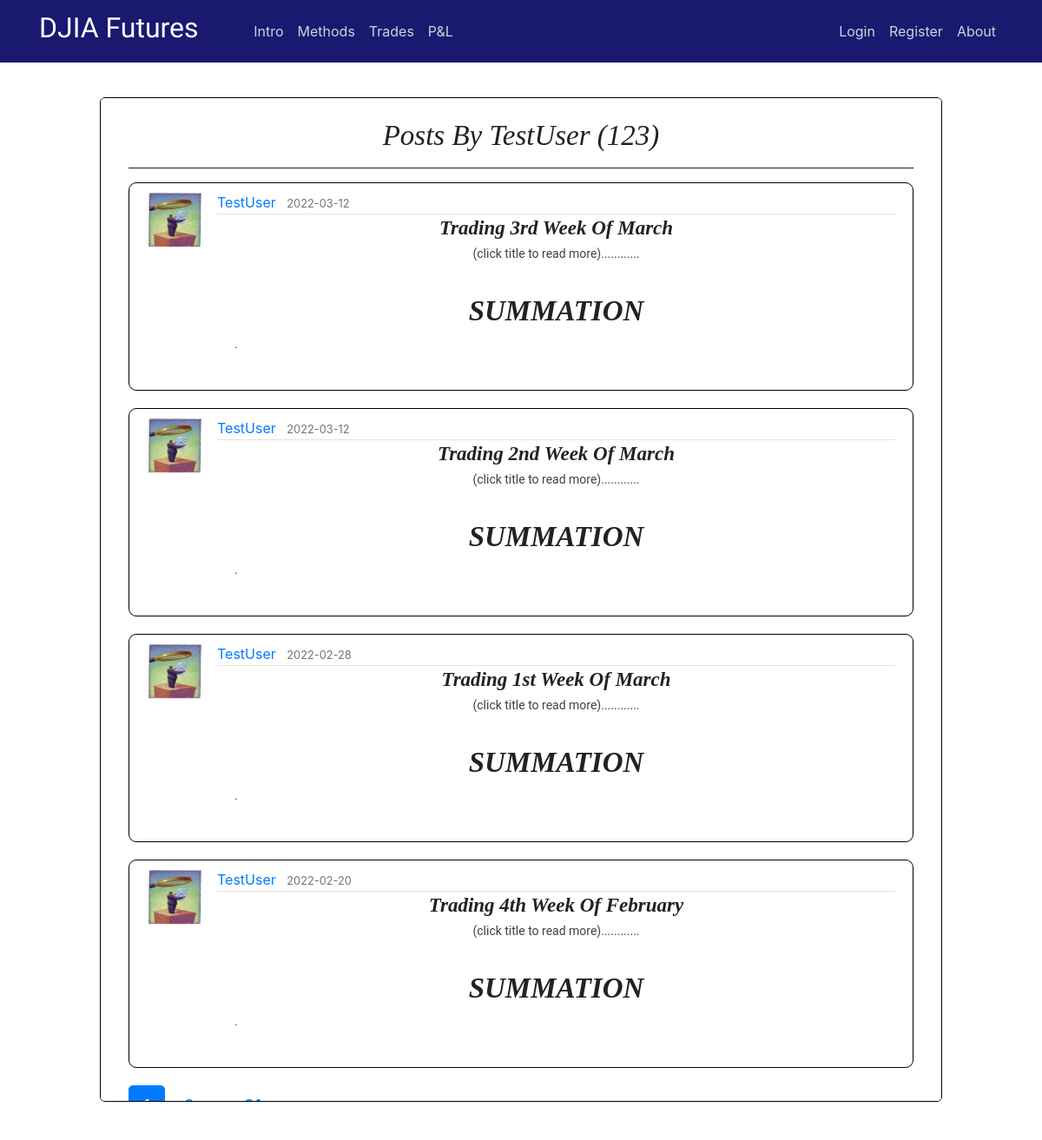
Page /user/TestUser on the committed database.
### flaskblog/models.py (models this page shows, shortened)
class User(db.Model, UserMixin):
    id = db.Column(db.Integer, primary_key=True)
    username = db.Column(db.String(20), unique=True, nullable=False)
    email = db.Column(db.String(120), unique=True, nullable=False)
    image_file = db.Column(db.String(20), nullable=False, default='default.jpg')
    password = db.Column(db.String(60), nullable=False)
    posts = db.relationship('Post', backref='author', lazy=True)

class Post(db.Model):
    id = db.Column(db.Integer, primary_key=True)
    title = db.Column(db.String(100), nullable=False)
    date_posted = db.Column(db.DateTime, nullable=False, default=datetime.utcnow)
    content = db.Column(db.Text, nullable=False)
    user_id = db.Column(db.Integer, db.ForeignKey('user.id'), nullable=False)
    teaser_title = db.Column(db.Text, nullable=True)
    teaser_details = db.Column(db.Text, nullable=True)
    teaser_caption = db.Column(db.Text, nullable=True)
    teaser_img = db.Column(db.Text, nullable=True)
    teaser_content = db.Column(db.Text, nullable=True)
    teaser_wkid = db.Column(db.Text, nullable=True)

### flaskblog/users/routes.py (the view)
@users.route("/user/<string:username>")
def user_posts(username):
    page = request.args.get('page', 1, type=int)
    user = User.query.filter_by(username=username).first_or_404()
    posts = Post.query.filter_by(author=user)\
        .order_by(Post.date_posted.desc())\
        .paginate(page=page, per_page=4)
    return render_template('user_posts.html', posts=posts, user=user)

### flaskblog/templates/user_posts.html
{% extends "layout.html" %}
{% block content %}
<div class="intro-page" style="height: 77vh;overflow: auto;">
  <div class="intro-inner-div" style="height:auto;background-color:white;border-radius:5px;">
    <center><br><h1 class="hero-header">Posts by {{ user.username }} ({{ posts.total }})</h1><hr></center>
    {% for post in posts.items %}
        <article class="media content-section" style="max-height:280px;">
          <img class="article-img" src="{{ url_for('static', filename='profile_pics/' + post.author.image_file) }}">
          <div class="media-body">
            <div class="article-metadata">
              <a class="mr-2" href="{{ url_for('users.user_posts', username=post.author.username) }}">{{ post.author.username }}</a>
              <small class="text-muted">{{ post.date_posted.strftime('%Y-%m-%d') }}</small>
            </div>
            <center><a href="{{ url_for('posts.post', post_id=post.id) }}"><h3 class="hero-header"><b>{{ post.title }}</b></h3></a>
            <p class="teaser-content" >(click title to read more)............</p></center>
            <p class="teaser-content" ><div style="overflow:hidden;max-height:120px;">
              {{ post.content|safe }}
            </p>
        </article>
    {% endfor %}
    {% for page_num in posts.iter_pages(left_edge=1, right_edge=1, left_current=1, right_current=2) %}
      {% if page_num %}
        {% if posts.page == page_num %}
          <a class="btn btn-primary btn-lg mb-8" href="{{ url_for('users.user_posts', username=user.username, page=page_num) }}">{{ page_num }}</a>
        {% else %}
          <a class="btn btn-primary-info btn-lg mb-8" href="{{ url_for('users.user_posts', username=user.username, page=page_num) }}">{{ page_num }}</a>
        {% endif %}
      {% else %}
        ...
      {% endif %}
    {% endfor %}
  </div>
</div>
{% endblock content %}

### flaskblog/templates/layout.html (shortened to what this page needs)
<!DOCTYPE html>
<html>
    <head>
      <link rel="stylesheet" href="https://maxcdn.bootstrapcdn.com/bootstrap/4.0.0/css/bootstrap.min.css">
      <link rel="stylesheet" type="text/css" href="{{ url_for('static', filename='main.css') }}">
      <link rel="stylesheet" type="text/css" href="{{ url_for('static', filename='study.css') }}">
      <link rel="stylesheet" type="text/css" href="{{ url_for('static', filename='modal.css') }}">
    </head>
    <body class="_backdrop">
    <div class="grid">
    <header class="site-header">
          <nav class="navbar navbar-expand-md navbar-dark bg-steel fixed-top">
              <div class="container">
                <a class="navbar-brand mr-2" href="/"><h2><span style="font-family:Lobster Two">DJIA Futures &nbsp &nbsp &nbsp</span></h2></a>
                <div class="collapse navbar-collapse" id="navbarToggle">
                  <div class="navbar-nav mr-auto">
                    <a class="nav-item nav-link" href="{{ url_for('main.intro') }}">Intro</a>
                    <a class="nav-item nav-link" href="{{ url_for('main.methods') }}">Methods</a>
                    <a class="nav-item nav-link" href="{{ url_for('main.trades') }}">Trades</a>
                    <a class="nav-item nav-link" href="{{ url_for('main.pnl') }}">P&L</a>
                  </div>
                  <div class="navbar-nav">
                    {% if current_user.is_authenticated and current_user.username == "GuestUser" %}
                      <a class="nav-item nav-link" href="{{ url_for('users.login') }}">Members Login</a>
                      <a class="nav-item nav-link" href="{{ url_for('users.logout') }}">Logout</a>
                      <a class="nav-item nav-link" href="{{ url_for('main.about') }}">About</a>
                    {% else %}
                      {% if current_user.is_authenticated %}
                        <a class="nav-item nav-link" href="{{ url_for('posts.new_post') }}">New Post</a>
                        <a class="nav-item nav-link" href="{{ url_for('users.account') }}">Account</a>
                        <a class="nav-item nav-link" href="{{ url_for('users.logout') }}">Logout</a>
                        <a class="nav-item nav-link" href="{{ url_for('main.about') }}">About</a>
                      {% else %}
                        <a class="nav-item nav-link" href="{{ url_for('users.login') }}">Login</a>
                        <a class="nav-item nav-link" href="{{ url_for('users.register') }}">Register</a>
                        <a class="nav-item nav-link" href="{{ url_for('main.about') }}">About</a>
                      {% endif %}
                    {% endif %}
                  </div>
                </div>
              </div>
          </nav>
    </header>
    <main role="main" class="container-fluid site-header-border-adjust col-md-10">
      <div>
        {% block content %}{% endblock %}
      </div>
    </main>
    </body>
</html>

### flaskblog/static/main.css (style rules this page uses)
body { margin-top: 5rem; }
._backdrop { background: url(img/stocks.jpg) no-repeat center center fixed; -webkit-background-size: cover; -moz-background-size: cover; -o-background-size: cover; background-size: cover; }
.adjust-doc-border-intro { padding-right: 20px; padding-left: 20px; padding-top: 20px; padding-bottom: 20px; }
.intro-page { border-radius: 6px; border: 1px solid black; background-color: white; padding-right: 12px; padding-left: 12px; }
.intro-inner-div { height: 75vh; overflow: auto; padding-right: 20px; padding-left: 20px; }
.doc-clear { clear: both; display: block; }
hr { margin-top: 1rem; margin-bottom: 1rem; border: 0; border-top: 1px solid rgba(0, 0, 0, 0.89); }
p.teaser-content { color: #414141; font-size: 14px; font-family: 'Roboto', Arial, 'Helvetica Neue', Helvetica, sans-serif; line-height: 1.5; }
.bg-steel { background-color: midnightblue; }
.site-header .navbar-nav .nav-link { color: #cbd5db; }
.site-header-border-adjust { margin-top: 7rem; }
.content-section { background: #ffffff; padding: 10px 20px; border: 1px solid #000000; border-radius: 9px; margin-bottom: 20px; }
.article-img { height: 65px; width: 65px; margin-right: 16px; }
.article-metadata { padding-bottom: 1px; margin-bottom: 4px; border-bottom: 1px solid #e3e3e3 }

### flaskblog/static/study.css (style rules this page uses)
h1.hero-header { color: #222; text-transform: capitalize; font-weight: 400; font-style: italic; font-size: 28px; font-family: Baskerville, 'Baskerville Old Face', 'Hoefler Text', Garamond, 'Times New Roman', serif; }
h3.hero-header { color: #222; text-transform: capitalize; font-weight: 400; font-style: italic; font-size: 28px; font-family: Baskerville, 'Baskerville Old Face', 'Hoefler Text', Garamond, 'Times New Roman', serif; }
h3 { font-weight: 700; line-height: 1; }
@media screen and (min-width: 25rem) { h1.hero-header { font-size: 33px; } }
@media screen and (min-width: 25rem) { h3.hero-header { font-size: 23px; } }

### flaskblog/static/modal.css (style rules this page uses)
img { margin-bottom: -4px; }

### rows in the picture
User: username "TestUser"
Post: image_file (picture), author.username "TestUser", date_posted "2022-03-12", title "Trading 3rd Week Of March", content "SUMMATION ."
Post: image_file (picture), author.username "TestUser", date_posted "2022-03-12", title "Trading 2nd Week Of March", content "SUMMATION ."
Post: image_file (picture), author.username "TestUser", date_posted "2022-02-28", title "Trading 1st Week Of March", content "SUMMATION ."
Post: image_file (picture), author.username "TestUser", date_posted "2022-02-20", title "Trading 4th Week Of February", content "SUMMATION ."

### other values in the picture
{{ posts.total }} "123"
